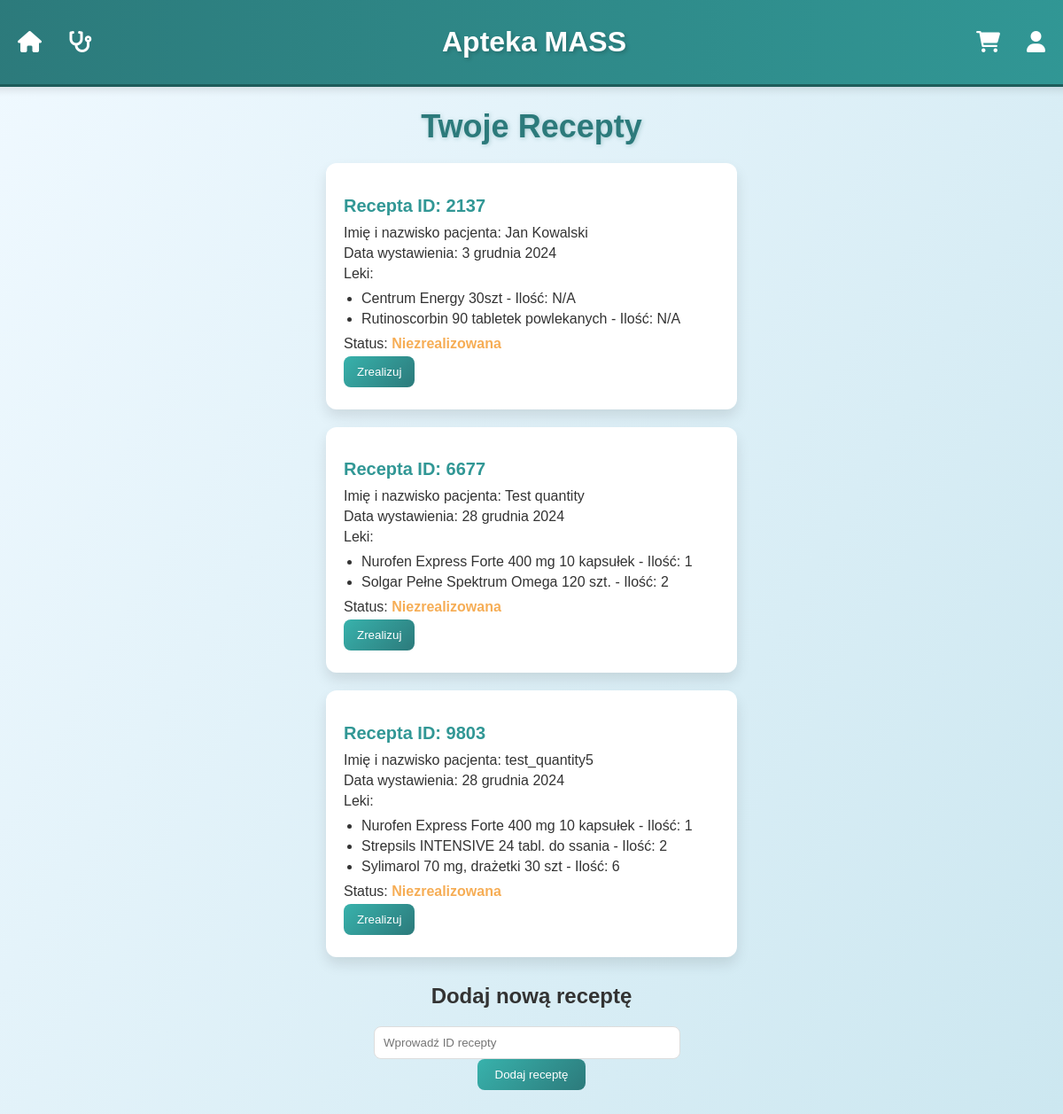
/mass/prescriptions/ (signed in), run on an earlier commit of the app's database.
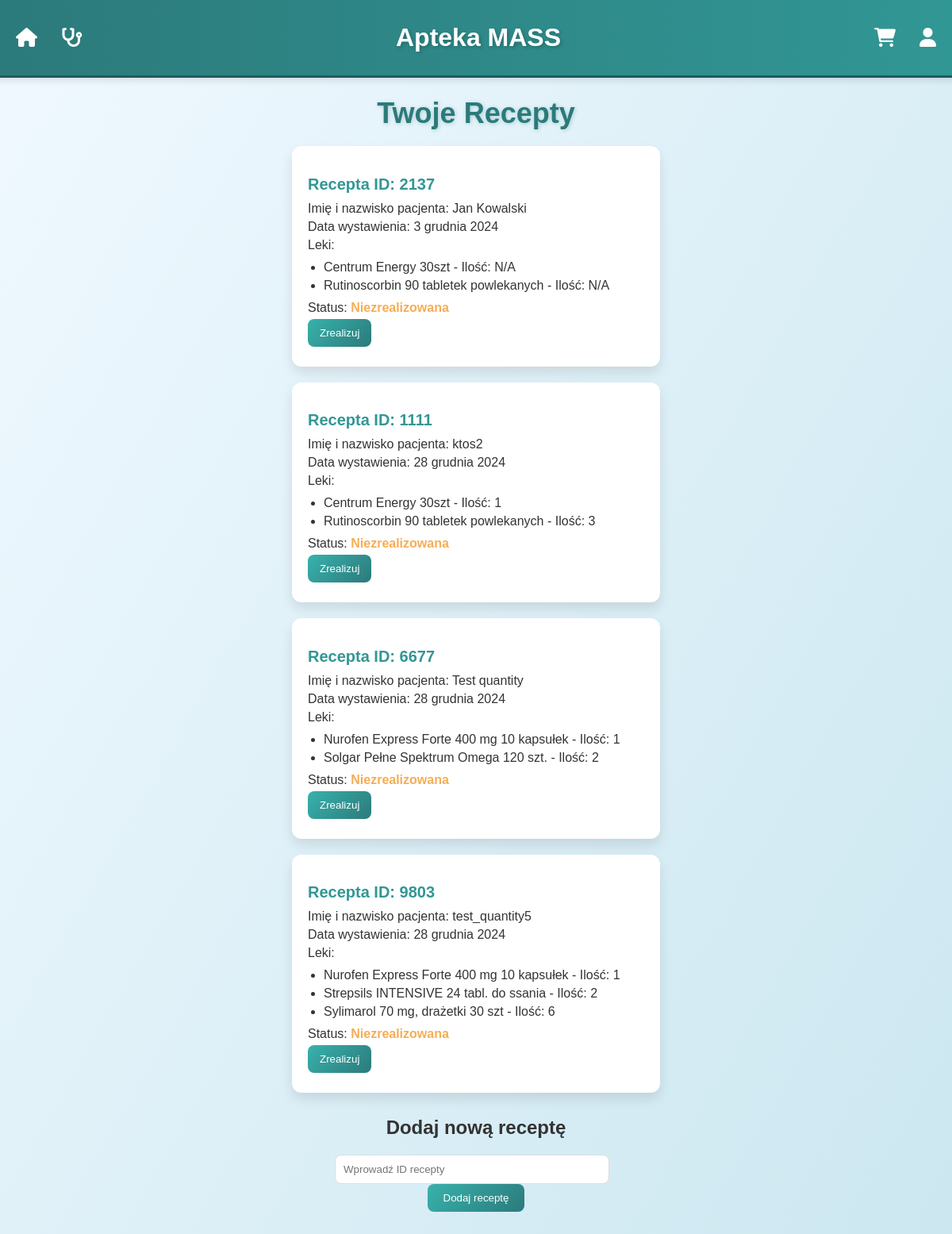
And on a later commit of the database.
### mass/models.py (models this page shows, shortened)
class Prescription(models.Model):
    prescription_ID = models.CharField(max_length=4, unique=True, editable=False)
    patient_name = models.CharField(max_length=255)  # User
    date_prescribed = models.DateField(default=datetime.now)
    medications = models.ManyToManyField(Medication)
    quantities = models.JSONField(blank=True, null=True, default=None)
    realized = models.BooleanField(default=False)
    added = models.BooleanField(default=False)

class Medication(models.Model):
    class Category(models.TextChoices):
        PAIN = 'pain', 'Ból'
        ALLERGY = 'allergy', 'Alergia'
        DIABETIC = 'diabetic', 'Diabetyk'
        SKIN = 'skin', 'Skóra'
        COLD = 'cold', 'Przeziębienie'
        WOUNDS = 'wounds', 'Rany i oparzenia'
        DIGESTIVE = 'digestive', 'Trawienie'
        CONTRACEPTION = 'contraception', 'Antykoncepcja'
        VITAMINS = 'vitamins', 'Witaminy'
        OTHER = 'inne', 'Inne'
    name = models.CharField(max_length=100)
    side_effects = models.CharField(max_length=200)
    price = models.DecimalField(max_digits=10, decimal_places=2, null=True, blank=True)
    description = models.TextField(null=True, blank=True)
    image = models.ImageField(upload_to='MASS/pharmacy/media/image', null=True, blank=True)
    category_tag = models.CharField(max_length=20, choices=Category.choices, default=Category.OTHER)

### mass/views.py (the view)
# urls.py: path('prescriptions/', views.prescriptions_view, name='prescriptions_view'),
@login_required
def prescriptions_view(request):
    extended_user = get_object_or_404(ExtendedUser, user=request.user)
    prescriptions = extended_user.prescriptions.all()
    error = request.GET.get('error', None)
    return render(request, 'prescriptions.html', {
        'prescriptions': prescriptions,
        'error': error
    })

### mass/templatetags/get_item.py (called while the page is built)
@register.filter
def get_item(value, index):
    try:
        return value[index]
    except IndexError:
        return None  # lub domyślna wartość, jeśli indeks jest poza zakresem

### mass/templates/prescriptions.html (shortened to what this page needs)
{% load get_item %}
<!DOCTYPE html>
<html lang="pl">
<head>
    <link rel="stylesheet" href="https://cdnjs.cloudflare.com/ajax/libs/font-awesome/6.0.0/css/all.min.css">
</head>
<body>
{% include 'navbar.html' %}
    <h1>Twoje Recepty</h1>
    <div class="container">
        {% if prescriptions.exists %}
    {% for prescription in prescriptions %}
        <div class="prescription">
            <h2>Recepta ID: {{ prescription.prescription_ID }}</h2>
            <p>Imię i nazwisko pacjenta: {{ prescription.patient_name }}</p>
            <p>Data wystawienia: {{ prescription.date_prescribed }}</p>
            <p>Leki:</p>
            <ul>
                {% for medication in prescription.medications.all %}
                    <li>
                        {{ medication.name }} -
                        {% if prescription.quantities %}
                            {% with quantity=prescription.quantities|get_item:forloop.counter0 %}
                                Ilość: {{ quantity }}
                            {% endwith %}
                        {% else %}
                            Ilość: N/A
                        {% endif %}
                    </li>
                {% endfor %}
            </ul>
            <p>Status:
                {% if prescription.realized %}
                    <span class="realized-status">Zrealizowana</span>
                {% else %}
                    <span class="not-realized-status">Niezrealizowana</span>
                    <form action="{% url 'realize_prescription' prescription.id %}" method="POST">
                        <button type="submit" class="btn-primary">Zrealizuj</button>
                    </form>
                {% endif %}
            </p>
        </div>
    {% endfor %}
{% else %}
    <p>Brak dodanych recept.</p>
{% endif %}
        <div class="add-prescription">
            <h2>Dodaj nową receptę</h2>
            <form method="POST" action="{% url 'add_prescription' %}">
                <input type="text" name="prescription_id" placeholder="Wprowadź ID recepty" required>
                <button type="submit">Dodaj receptę</button>
            </form>
        </div>
    </div>
</body>
</html>

### mass/templates/navbar.html (shortened to what this page needs)
<link rel="stylesheet" href="https://cdnjs.cloudflare.com/ajax/libs/font-awesome/6.0.0/css/all.min.css">
<body>
    <div class="navbar">
    <div class="navbar-left">
        <a href="{% url 'products' %}">
            <i class="fas fa-home" style="font-size: 24px; color: white;"></i>
        </a>
        <a href="{% url 'symptom_form' %}" class="symptoms-icon">
            <i class="fas fa-stethoscope" style="font-size: 24px; color: white;"></i>
        </a>
    </div>
    <div class="navbar-title">
        <h1>Apteka MASS</h1>
    </div>
    <div class="navbar-right">
        <a href="{% url 'cart_view' %}">
            <i class="fas fa-shopping-cart" style="font-size: 24px; color: white;"></i>
        </a>
        <a href="{% url 'my_account' %}">
            <i class="fas fa-user" style="font-size: 24px; color: white;"></i>
        </a>
    </div>
</div>

### mass/templates/prescriptions.html (style rules this page uses)
body { font-family: Arial, sans-serif; margin: 0; padding: 0px 20px; background: linear-gradient(120deg, #f0f9ff, #cce7f0); color: #333; display: flex; flex-direction: column; align-items: center; }
h1 { color: #2c7a7b; font-size: 36px; margin-bottom: 20px; text-align: center; text-shadow: 1px 1px 5px rgba(44, 122, 123, 0.3); }
.container { max-width: 1200px; width: 40%; margin: 0 auto; }
.prescription { background: white; border-radius: 12px; box-shadow: 0 8px 15px rgba(0, 0, 0, 0.1); padding: 20px; margin-bottom: 20px; transition: transform 0.2s ease, box-shadow 0.2s ease; }
.prescription h2 { font-size: 20px; color: #319795; margin-bottom: 10px; }
.prescription p { margin: 5px 0; }
.prescription ul { margin: 10px 0; padding-left: 20px; }
.prescription ul li { margin-bottom: 5px; }
.not-realized-status { color: #f6ad55; font-weight: bold; }
.btn-primary { padding: 10px 15px; background: linear-gradient(135deg, #38b2ac, #2c7a7b); color: white; border: none; border-radius: 8px; cursor: pointer; transition: background 0.3s ease, transform 0.2s ease; }
.add-prescription { text-align: center; margin: 30px 0; }
.add-prescription input { padding: 10px; border: 1px solid #ddd; border-radius: 8px; width: calc(100% - 140px); max-width: 400px; margin-right: 10px; outline: none; transition: border-color 0.3s ease, box-shadow 0.3s ease; }
.add-prescription button { padding: 10px 20px; background: linear-gradient(135deg, #38b2ac, #2c7a7b); color: white; border: none; border-radius: 8px; cursor: pointer; transition: background 0.3s ease; }

### mass/templates/navbar.html (style rules this page uses)
.navbar { all: unset; display: flex; justify-content: space-between; align-items: center; width: 100%; padding: 20px 40px; background: linear-gradient(to right, #2c7a7b, #319795); border-bottom: 3px solid #1e5c5a; box-shadow: 0 4px 8px rgba(0, 0, 0, 0.1); min-height: 55px; max-height: 55px; }
.navbar-left, .navbar-right { display: flex; gap: 30px; align-items: center; }
.navbar-title { flex: 1; text-align: center; }
.navbar i { font-size: 24px; color: white; transition: transform 0.3s ease; }
.navbar h1 { font-size: 32px; color: white; text-shadow: 2px 2px 4px rgba(0, 0, 0, 0.2); margin: 0; }

What changed in the data, as far as the page shows it:
now on this page (row edited): Prescription: prescription_ID "1111", patient_name "ktos2", date_prescribed "28 grudnia 2024", realized "Niezrealizowana", Medication (name "Centrum Energy 30szt", quantity "1"), Medication (name "Rutinoscorbin 90 tabletek powlekanych", quantity "3")
